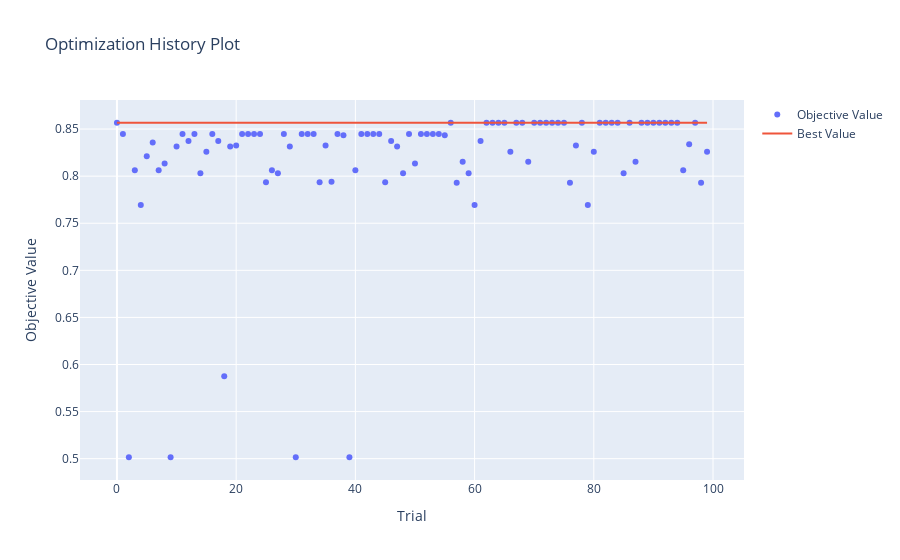

Notebook source saved alongside this figure:
### Code cell
fig2 = optuna.visualization.plot_optimization_history(svm_study)
fig2.show()
